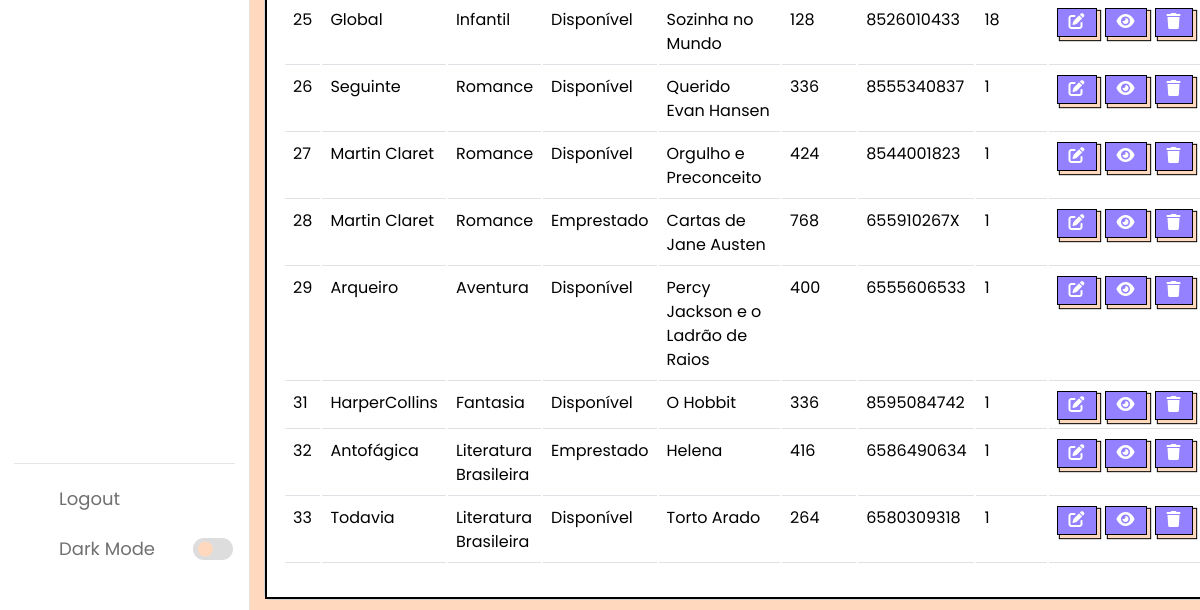
The page /listarLivros2.php (signed in, lower part) on the database as committed earlier.
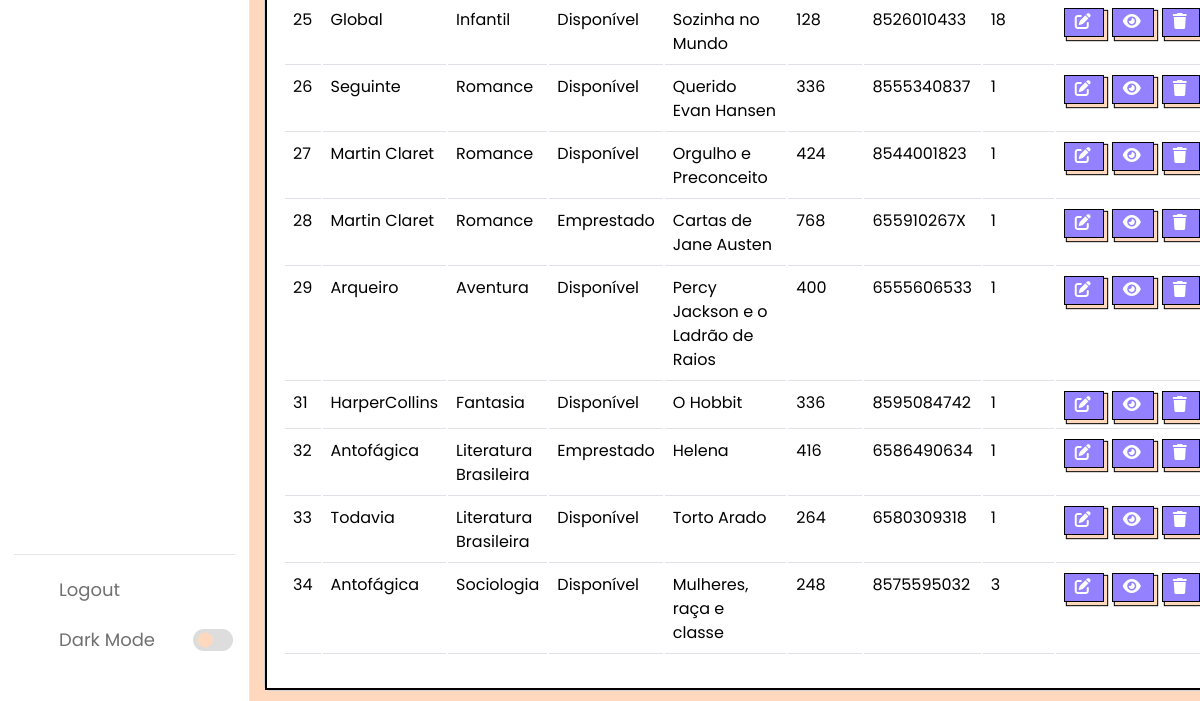
The same page on the database as committed later.
### tables this page shows
CREATE TABLE `livro` (
  `id` int(11) NOT NULL,
  `idEditora` int(11) DEFAULT NULL,
  `idGenero` int(11) DEFAULT NULL,
  `statusLivro` varchar(45) NOT NULL,
  `titulo` varchar(250) NOT NULL,
  `pag` varchar(45) DEFAULT NULL,
  `isbn` varchar(15) DEFAULT NULL,
  `edicao` varchar(45) NOT NULL,
  `arquivo` varchar(30) DEFAULT NULL
);

CREATE TABLE `editora` (
  `id` int(11) NOT NULL,
  `status` varchar(45) NOT NULL,
  `nome` varchar(100) NOT NULL
);

CREATE TABLE `genero` (
  `id` int(11) NOT NULL,
  `status` varchar(45) NOT NULL,
  `nome` varchar(100) NOT NULL
);

### listarLivros2.php (the view, shortened to what this page needs)
<?php
require_once("conexao.php");
$V_WHERE = "";
$filtroGenero = "";
$filtroEditora = "";
$filtroStatus = "";
$sql = "SELECT livro.id, editora.nome as nomeEditora, genero.nome as nomeGenero, livro.statusLivro, livro.titulo, livro.pag, livro.isbn, livro.edicao, livro.arquivo as arquivo
        FROM livro
        LEFT JOIN editora ON livro.idEditora = editora.id
        LEFT JOIN genero ON livro.idGenero = genero.id
        WHERE 1 = 1".$V_WHERE.$filtroGenero.$filtroEditora.$filtroStatus;
$resultado = mysqli_query($conexao, $sql);
?>
<!DOCTYPE html>
<html lang="pt-br">
<head>
    <link rel="stylesheet" href="css/style.css">
    <link rel="stylesheet" href="css/cadastrar.css">
    <link rel="stylesheet" href="css/bootstrap.css">
    <link rel="stylesheet" href="css/acervo.css">
    <link rel="stylesheet" href="https://unicons.iconscout.com/release/v4.0.0/css/line.css">
</head>
<body>
    <nav>
        <div class="menu-items">
            <ul class="logout-mode">
                <li><a href="sair.php">
                        <i class="uil uil-signout"></i>
                        <span class="link-name">Logout</span>
                    </a></li>
                <li class="mode">
                    <a href="#">
                        <i class="uil uil-moon"></i>
                        <span class="link-name">Dark Mode</span>
                    </a>
                    <div class="mode-toggle">
                        <span class="switch"></span>
                    </div>
                </li>
            </ul>
        </div>
    </nav>
    <section class="dashboard">
        <br><br><br>
        <br><br>
        <center>
            <div class="card cardlistar">
                <div class="card-body cardlistar2">
                    <table class="table">
                        <tbody>
                            <?php while($linha = mysqli_fetch_array($resultado)) { ?>
                                <tr>
                                    <td>
                                        <?= $linha['id'] ?>
                                    </td>
                                    <td>
                                        <?= $linha['nomeEditora'] ?>
                                    </td>
                                    <td>
                                        <?= $linha['nomeGenero'] ?>
                                    </td>
                                    <td>
                                        <?= $linha['statusLivro'] ?>
                                    </td>
                                    <td style="word-wrap: break-word;">
                                        <?= $linha['titulo'] ?>
                                    </td>
                                    <td>
                                        <?= $linha['pag'] ?>
                                    </td>
                                    <td>
                                        <?= $linha['isbn'] ?>
                                    </td>
                                    <td>
                                        <?= $linha['edicao'] ?>
                                    </td>
                                    <td>
                                        <div class="d-flex justify-content-start">
                                            <a style="margin-right: 8px;" href="alterarLivro.php? id=<?= $linha['id'] ?>"
                                                class="botao">
                                                <i class="fa-solid fa-pen-to-square"></i></a>
                                            <a data-bs-toggle="modal" data-bs-target="#exampleModal_<?= $linha['id'] ?>"
                                                style="margin-right: 8px;" name="info" class="botao">
                                                <i class="fa-solid fa-eye"></i>
                                            </a>
                                            <a href="listarLivros.php? id=<?= $linha['id'] ?>" class="botao"
                                                data-bs-toggle="modal" data-bs-target="#modalExcluir<?= $linha['id'] ?>">
                                                <i class=" fa-sharp fa-solid fa-trash"></i> </a>
                                        </div>
                                    </td>
                                </tr>
                            <?php } ?>
                        </tbody>
                    </table>
                </div>
            </div>
        </center>
    </section>
</body>
</html>

Rows that differ between the two databases and show on the page:
added livro: id "34", idEditora.nome "Antofágica", idGenero.nome "Sociologia", statusLivro "Disponível", titulo "Mulheres, raça e classe", pag "248", isbn "8575595032", edicao "3"
